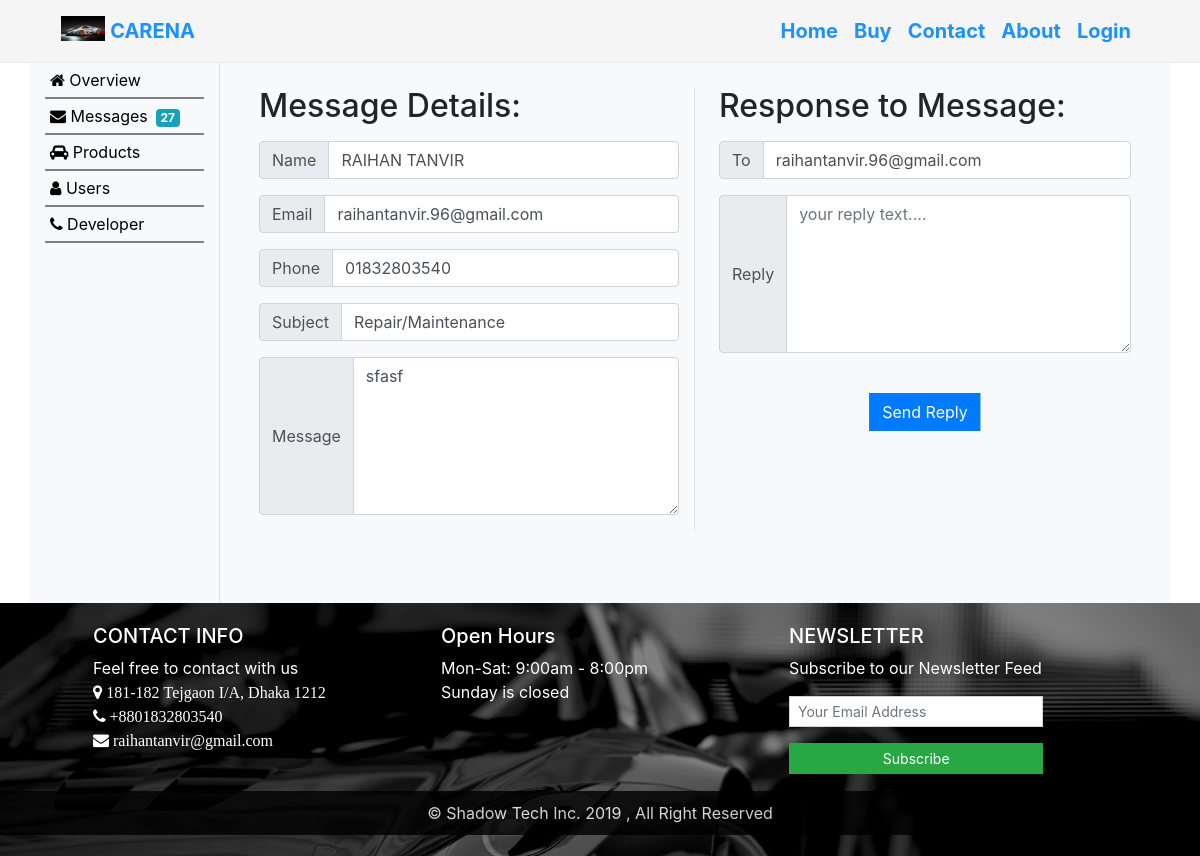
The page /admin.php?messages=1&view_message=1&message_id=28 on the database its author committed.
### tables this page shows
CREATE TABLE `contact_messages` (
  `message_id` int(11) NOT NULL,
  `uname` varchar(30) NOT NULL,
  `email` varchar(30) NOT NULL,
  `phone` varchar(20) NOT NULL,
  `subject` varchar(20) NOT NULL,
  `message` longtext NOT NULL,
  `status` int(1) DEFAULT '0',
  `date_added` datetime DEFAULT CURRENT_TIMESTAMP
);

### view_message.php (the view, shortened to what this page needs)
<?php
$link = mysqli_connect("localhost", "root", "", "carena");
if (isset($_GET['message_id'])) {
    $msg_id = $_GET['message_id'];
    $query = "SELECT * FROM contact_messages WHERE message_id=" . $msg_id;
    $result = mysqli_query($link, $query);
    $row = mysqli_fetch_array($result);
    $name = $row['uname'];
    $email = $row['email'];
    $msg = $row['message'];
    $phone=$row['phone'];
    $subject=$row['subject'];
} else {
    echo "failed";
}
echo "<div class='row p-4 mb-5'>
            <div class='col-md-6 border-right'>
              <h2 class=\" font-weight\">Message Details:</h2>
                <div class=\"input-group mb-3 mt-3\">
                       <div class=\"input-group-prepend\">
                            <span class=\"input-group-text\">Name</span>
                       </div>
                   <input disabled class='form-control  bg-white' value='$name'>
                </div>
                <div class=\"input-group mb-3\">
                       <div class=\"input-group-prepend\">
                            <span class=\"input-group-text\">Email</span>
                       </div>
                   <input disabled class='form-control  bg-white' value='$email'>
                </div>
                <div class=\"input-group mb-3\">
                       <div class=\"input-group-prepend\">
                            <span class=\"input-group-text\">Phone</span>
                       </div>
                   <input disabled class='form-control  bg-white' value='$phone'>
                </div>
                <div class=\"input-group mb-3\">
                     <div class=\"input-group-prepend\">
                          <span class=\"input-group-text\">Subject</span>
                     </div>
                     <input disabled class='form-control bg-white'  value='$subject'>
                </div>
                <div class=\"input-group mb-3\">
                       <div class=\"input-group-prepend\">
                            <span class=\"input-group-text\">Message</span>
                       </div>
                   <textarea disabled class='form-control  bg-white' rows='6'>$msg</textarea>
                </div>
             </div>
   <div class='col-md-6 pl-4'>
      <h2 class=\" font-weight\">Response to Message:</h2>
  <form class=\"form-group mt-3 \"   method=\"post\" enctype='multipart/form-data'>
                   <div class='input-group mb-3'>
                       <div class='input-group-prepend'>
                            <span class='input-group-text'>To</span>
                       </div>
                   <input disabled class='form-control  bg-white' name='toUser' value='$email'>
                </div>
                      <div class='input-group mb-3'>
                       <div class='input-group-prepend'>
                            <span class='input-group-text'>Reply</span>
                       </div>
                   <textarea name='replyMsg'class='form-control  bg-white' required rows='6' placeholder='your reply text....'></textarea>
                </div>
                         <br>
                        <input type=\"submit\" name=\"replyBtn\" value=\"Send Reply\"  class=\"btn btn-primary rounded-0 setMidHorizontal\">
                        <br>
                        <br>
                    </div>
                </div>
                </div>";
?>

### css/header.css (style rules this page uses)
.setMidHorizontal { position: relative; float: left; left: 50%; transform: translate(-50%); }

### rows shown on the page
contact_messages: uname "RAIHAN TANVIR", email "raihantanvir.96@gmail.com", phone "01832803540", subject "Repair/Maintenance", message "sfasf", toUser "raihantanvir.96@gmail.com"

### other values the page prints
$num_message "27"
